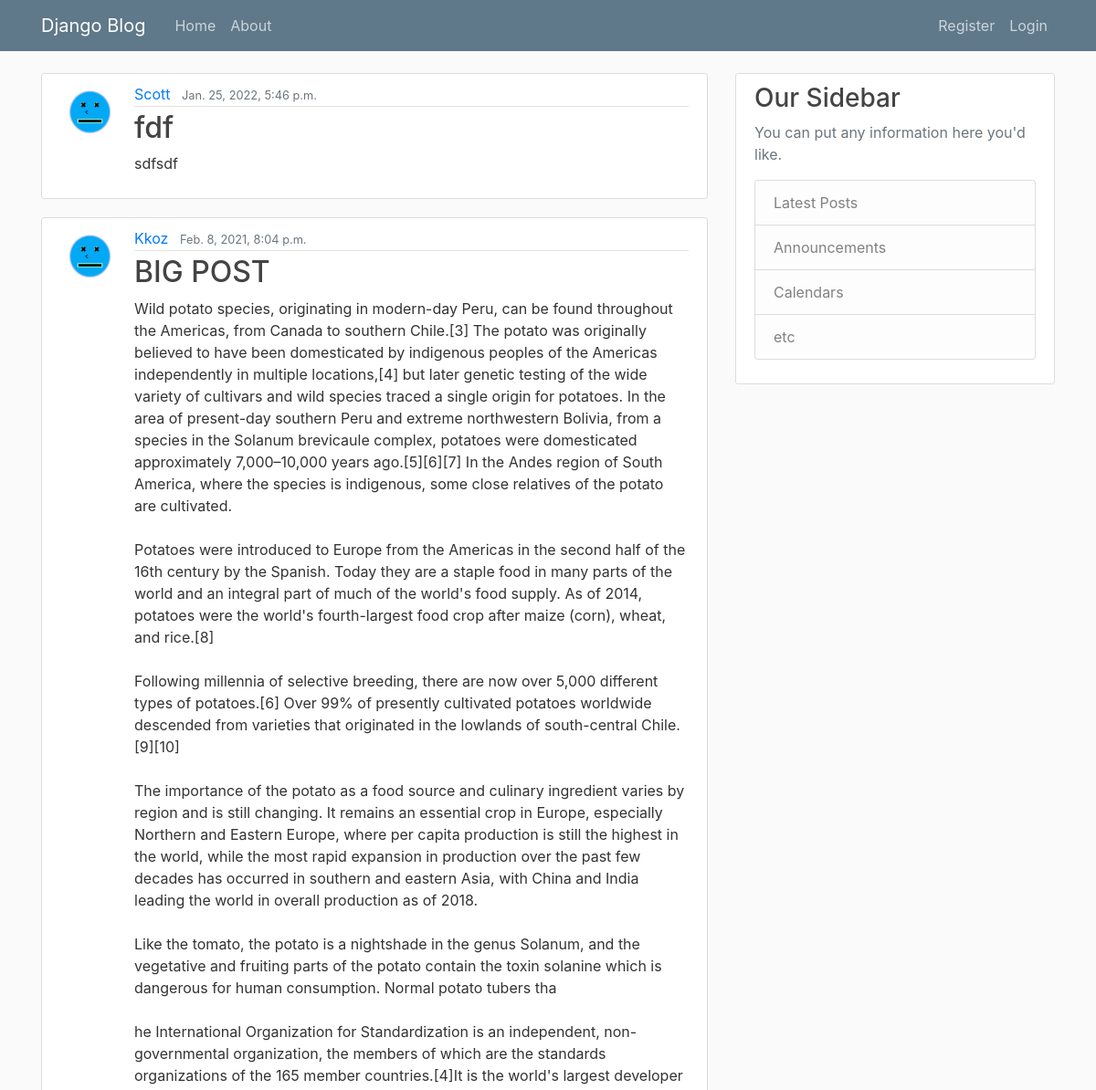
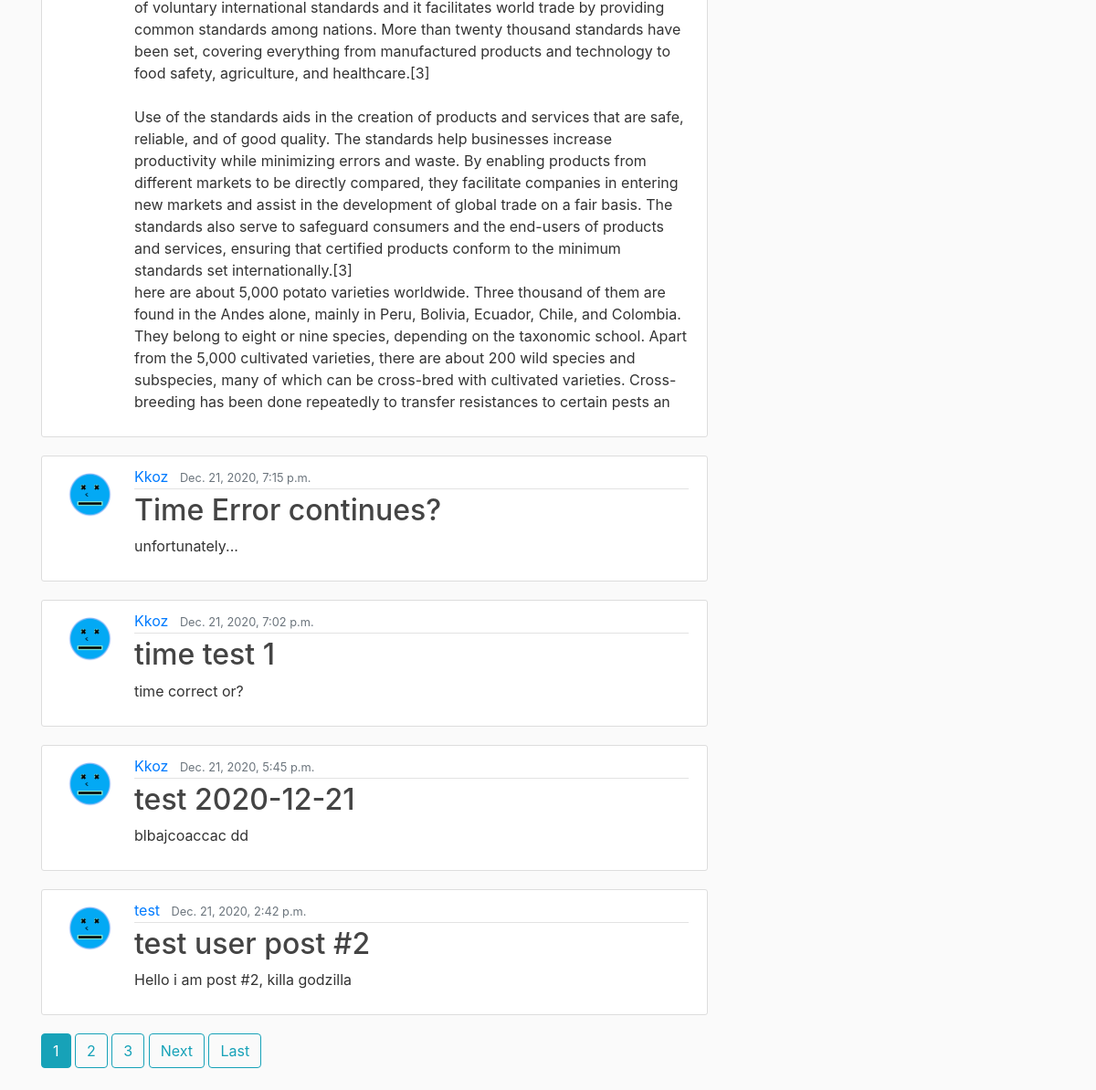
The page / on the database its author committed (2 pictures, top to bottom).
### blog/models.py (models this page shows, shortened)
class Post(models.Model): #each class will be its own table in the database
    title = models.CharField(max_length = 100)
    content = models.TextField() #No limit when using ".TextField()"
    date_posted = models.DateTimeField(default = timezone.localtime) #when this class "Post" is called, this will give the current time
    author = models.ForeignKey(User, on_delete = models.CASCADE) # ".CASCADE" if user is deleted, delete their posts, but if a post is deleted, do not delete the user

### users/models.py (models this page shows, shortened)
class Profile(models.Model): #our class "Profile" inheriting from models.Model
    user = models.OneToOneField(User, on_delete = models.CASCADE) #1 to 1 relationship, one user can have 1 profile and 1 profile will be associated with one user
    image = models.ImageField(default = "rip.png", upload_to = "profile_images")

### blog/views.py (the view)
# urls.py: path("", PostListView.as_view(), name = "blog-home"), #when using class based views "PostListView", we must convert the class into a view using method "as_view()"
class PostListView(ListView): #create class "PostListView" inheriting from django class "ListView"
    model = Post #from "models.py" import model "Post"
    template_name = "blog_directory/home.html" #"template_name" is a variable inherited that specifies the path of what template you want the view to use
    context_object_name = "posts" #"context_object_name" is also inherited, and it specifies path to context you want passed to your template
    ordering = ["-date_posted"] #will order posts to have most recent post at the top, you can set as ["date_posted"] to have oldest post at the top
    paginate_by = 6 #using the attribute "paginate_by" to specify how many posts should displayed per page

### blog/templates/blog_directory/home.html (shortened to what this page needs)
{%extends "blog_directory/base.html"%}
{%block content%}
    {%for post in posts%}
        <article class="media content-section">
            <img class = "rounded-circle article-img" src="{{post.author.profile.image.url}}" />
            <div class="media-body">
            <div class="article-metadata">
                <a class="mr-2" href="{%url 'user-posts' post.author.username%}">{{ post.author }}</a>
                <small class="text-muted">{{ post.date_posted }}</small>
            </div>
            <h2><a class="article-title" href="{%url 'post-detail' post.id%}">{{ post.title }}</a></h2>
            <p class="article-content">{{ post.content }}</p>
            </div>
        </article>
    {%endfor%}
    {% if is_paginated %}
        {% for page in page_obj.paginator.page_range %}
            {% if page_obj.number == page %}
                <a class = "btn btn-info mb-4" href="?page={{page}}">{{page}}</a>
            {% elif page > page_obj.number|add:'-3' and page < page_obj.number|add:'3' %}
                <a class = "btn btn-outline-info mb-4" href="?page={{page}}">{{page}}</a>
            {% endif %}
        {% endfor %}
        {% if page_obj.has_next %}
            <a class = "btn btn-outline-info mb-4" href="?page={{page_obj.next_page_number}}">Next</a>
            <a class = "btn btn-outline-info mb-4" href="?page={{page_obj.paginator.num_pages}}">Last</a>
        {% endif %}
    {% endif %}
{%endblock content%}

### blog/static/blog_css/main.css (style rules this page uses)
body { background: #fafafa; color: #333333; margin-top: 5rem; }
h1, h2, h3, h4, h5, h6 { color: #444444; }
.content-section { background: #ffffff; padding: 10px 20px; border: 1px solid #dddddd; border-radius: 3px; margin-bottom: 20px; }
.article-title { color: #444444; }
.article-content { white-space: pre-line; }
.article-img { height: 65px; width: 65px; margin-right: 16px; }
.article-metadata { padding-bottom: 1px; margin-bottom: 4px; border-bottom: 1px solid #e3e3e3 }

### rows shown on the page
Post: author.profile.image (picture), author "Scott", date_posted "Jan. 25, 2022, 5:46 p.m.", title "fdf", content "sdfsdf"
Post: author.profile.image (picture), author "Kkoz", date_posted "Feb. 8, 2021, 8:04 p.m.", title "BIG POST", content "Wild potato species, originating in modern-day Peru, can be found throughout the Americas, from Canada to southern Chile.[3] The potato was originally believed to have been domesticated by indigenous peoples of the Americas independently in multiple locations,[4] but later genetic testing of the wide variety of cultivars and wild species traced a single origin for potatoes. In the area of present-day southern Peru and extreme northwestern Bolivia, from a species in the Solanum brevicaule complex, potatoes were domesticated approximately 7,000–10,000 years ago.[5][6][7] In the Andes region of South America, where the species is indigenous, some close relatives of the potato are cultivated.…"
Post: author.profile.image (picture), author "Kkoz", date_posted "Dec. 21, 2020, 7:15 p.m.", title "Time Error continues?", content "unfortunately..."
Post: author.profile.image (picture), author "Kkoz", date_posted "Dec. 21, 2020, 7:02 p.m.", title "time test 1", content "time correct or?"
Post: author.profile.image (picture), author "Kkoz", date_posted "Dec. 21, 2020, 5:45 p.m.", title "test 2020-12-21", content "blbajcoaccac dd"
Post: author.profile.image (picture), author "test", date_posted "Dec. 21, 2020, 2:42 p.m.", title "test user post #2", content "Hello i am post #2, killa godzilla"

### other values the page prints
{{ page }} "1"
{{ page }} "2" "3"
